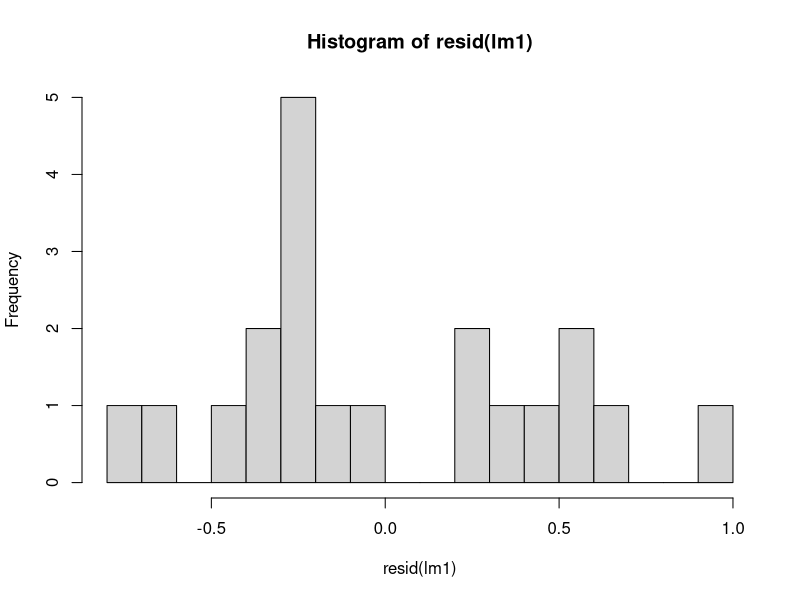
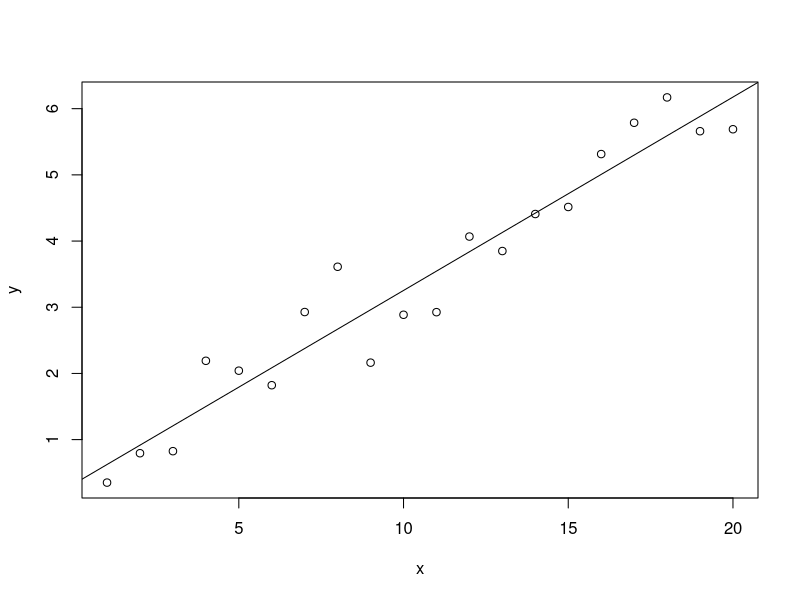
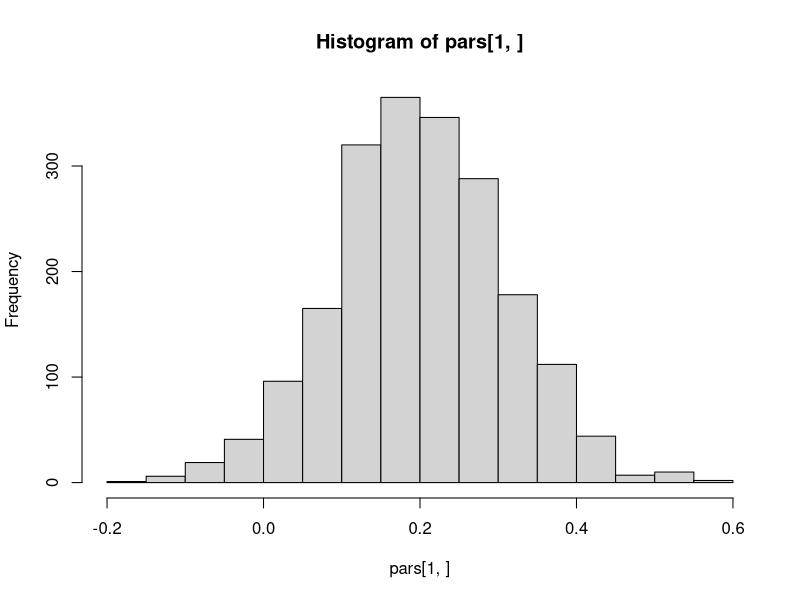
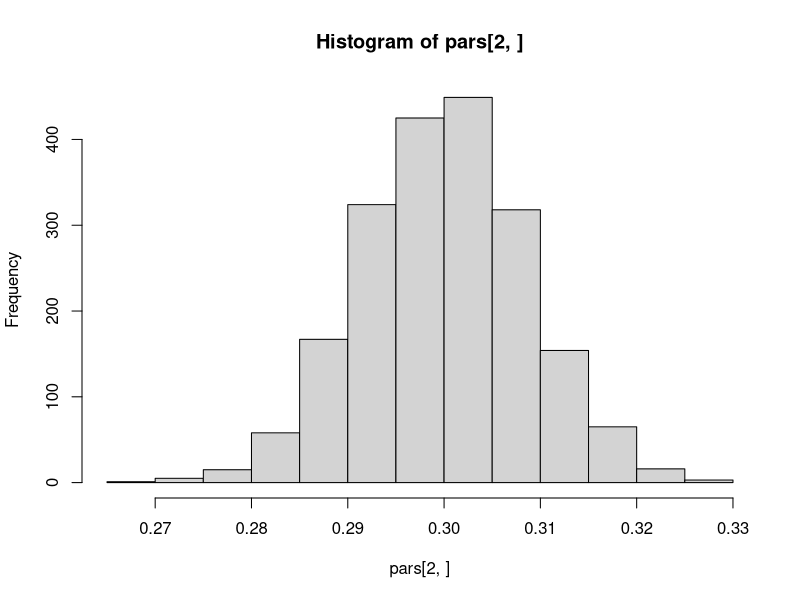
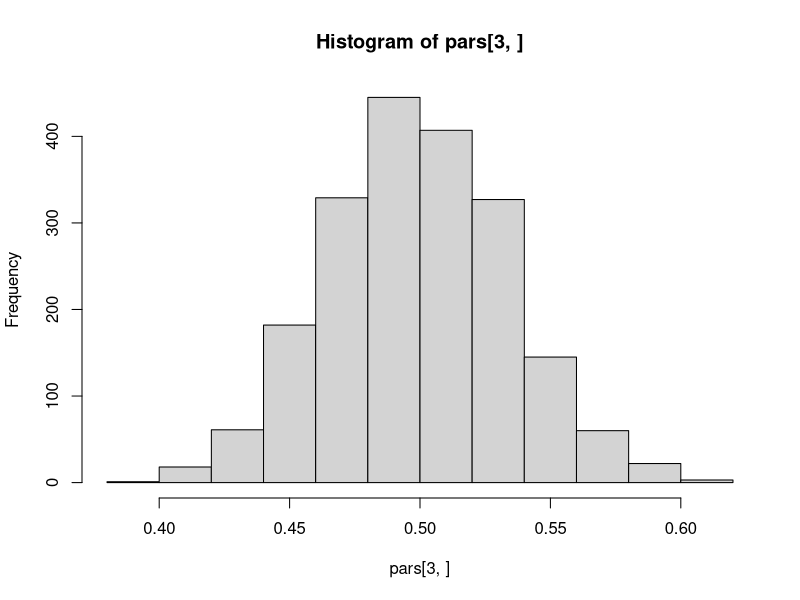
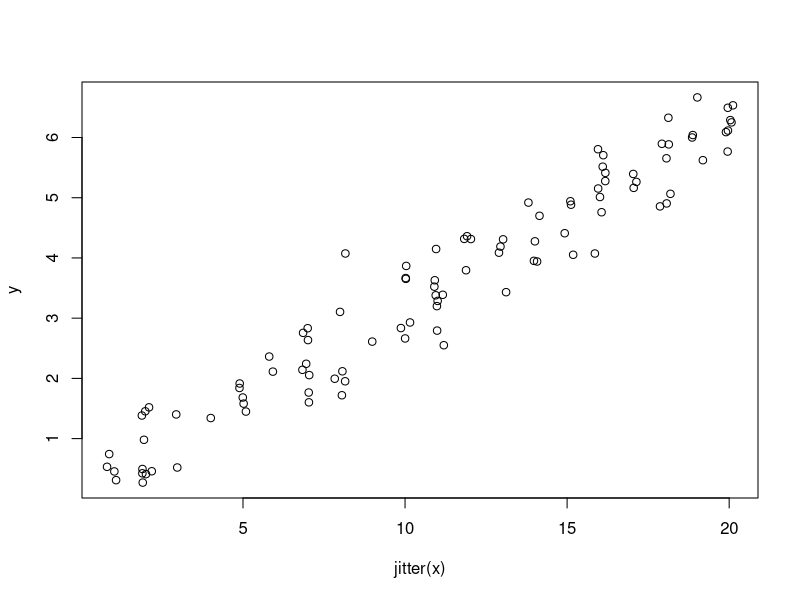
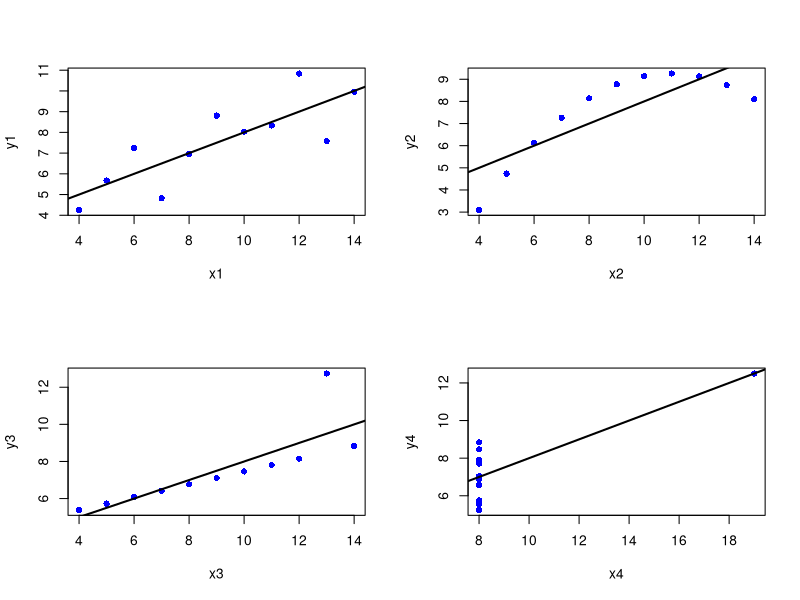
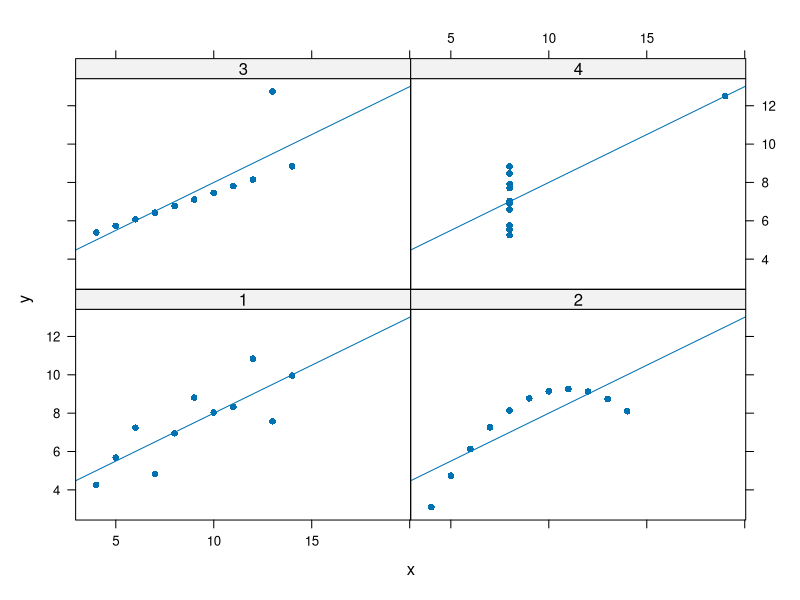

The R script that drew these images, in order:
# 01_exercises.R
#
# content: (1) Exercise 1
#          (2) Exercise 2
#          (3) Anscombe
#
# input: --
# output: --
#
# last mod: April/19/2021, NU

library(lattice)

#--------------- (1) Exercise 1 ---------------

x <- 1:20
n <- length(x)
a <- 0.2
b <- 0.3
sigma <- 0.5
y <- 0.2 + 0.3*x + rnorm(n, sd=sigma)

dat <- data.frame(x, y)

lm1 <- lm(y ~ x, dat)
summary(lm1)

mean(resid(lm1))
sd(resid(lm1))
hist(resid(lm1), breaks=15)

# plot data
plot(y ~ x, dat)
abline(lm1)

#--------------- (2) Exercise 2 ---------------

n <- 100 # 40
x0 <- 1:20
x <- sample(x0, n, replace=TRUE)
a <- 0.2
b <- 0.3
sigma <- 0.5
y <- 0.2 + 0.3*x + rnorm(n, sd=sigma)

dat <- data.frame(x, y)

pars <- replicate(2000, {
  ysim <- 0.2 + 0.3*x + rnorm(n, sd=sigma)
  lm1 <- lm(ysim ~ x, dat)
  c(coef(lm1), sigma(lm1))
})

rowMeans(pars)
# standard errors
apply(pars, 1, sd)

hist(pars[1, ])
hist(pars[2, ])
hist(pars[3, ])

plot(y ~ jitter(x), dat)

#--------------- (3) Anscombe ---------------

data(anscombe)

lm1 <- lm(y1 ~ x1, anscombe)
lm2 <- lm(y2 ~ x2, anscombe)
lm3 <- lm(y3 ~ x3, anscombe)
lm4 <- lm(y4 ~ x4, anscombe)

rbind(coef(lm1), coef(lm2), coef(lm3), coef(lm4))

par(mfrow=c(2,2))
plot(y1 ~ x1, anscombe, pch=16, col="blue")
abline(lm1, lwd=2)
plot(y2 ~ x2, anscombe, pch=16, col="blue")
abline(lm2, lwd=2)
plot(y3 ~ x3, anscombe, pch=16, col="blue")
abline(lm3, lwd=2)
plot(y4 ~ x4, anscombe, pch=16, col="blue")
abline(lm4, lwd=2)

dat <- reshape(anscombe, direction="long", varying=list(1:4, 5:8),
               timevar="reg", v.names=c("x", "y"))[,-4]

xyplot(y ~ x | as.factor(reg), dat, pch=16, type=c("p", "r"))
xyplot(y ~ x | as.factor(reg), dat, pch=16, type=c("p", "smooth"))
xyplot(y ~ x | as.factor(reg), dat, pch=16, type=c("p", "spline"))

par(mfrow=c(2,2))
plot(lm1)
plot(lm2)
plot(lm3)
plot(lm4)

